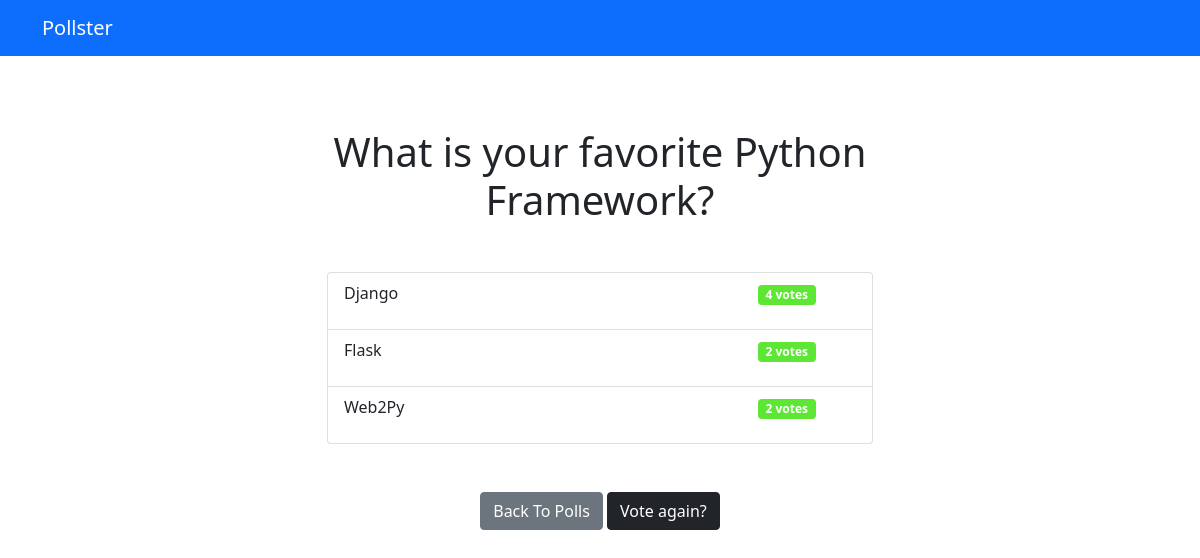
Page /polls/1/results/ on the committed database.
### polls/models.py (models this page shows, shortened)
class Question(models.Model):
    question_text = models.CharField(max_length=200)
    publish_date = models.DateTimeField('date published')

class Choice(models.Model):
    question = models.ForeignKey(Question, on_delete=models.CASCADE)
    choice_text = models.CharField(max_length=200)
    votes = models.IntegerField(default=0)

### polls/views.py (the view)
# urls.py: path('<int:question_id>/results/', views.results, name='results'),
def results(request, question_id):
  question = get_object_or_404(Question, pk=question_id)
  return render(request, 'polls/results.html', { 'question': question })

### templates/polls/results.html (shortened to what this page needs)
{% extends 'base.html' %} {% block content %}
<h1 class="mb-5 text-center">{{ question.question_text }}</h1>
<ul class="list-group mb-5">
  {% for choice in question.choice_set.all %}
  <li class="list-group-item">
    <p style="width: 80%; display: inline-block">{{ choice.choice_text }}</p>
    <span
      class="badge"
      style="background-color: rgb(93, 230, 51); text-align: right"
      >{{ choice.votes }} vote{{ choice.votes | pluralize }}</span
    >
  </li>
  {% endfor %}
</ul>
<div class="mt-3 mb-3 text-center">
  <a class="btn btn-secondary" href="{% url 'polls:index' %}">Back To Polls</a>
  <a class="btn btn-dark" href="{% url 'polls:detail' question.id %}">Vote again?</a>
</div>
{% endblock %}

### rows in the picture
Question: question_text "What is your favorite Python Framework?"
Choice: choice_text "Django", votes "4", votes|pluralize "s"
Choice: choice_text "Flask", votes "2", votes|pluralize "s"
Choice: choice_text "Web2Py", votes "2", votes|pluralize "s"
